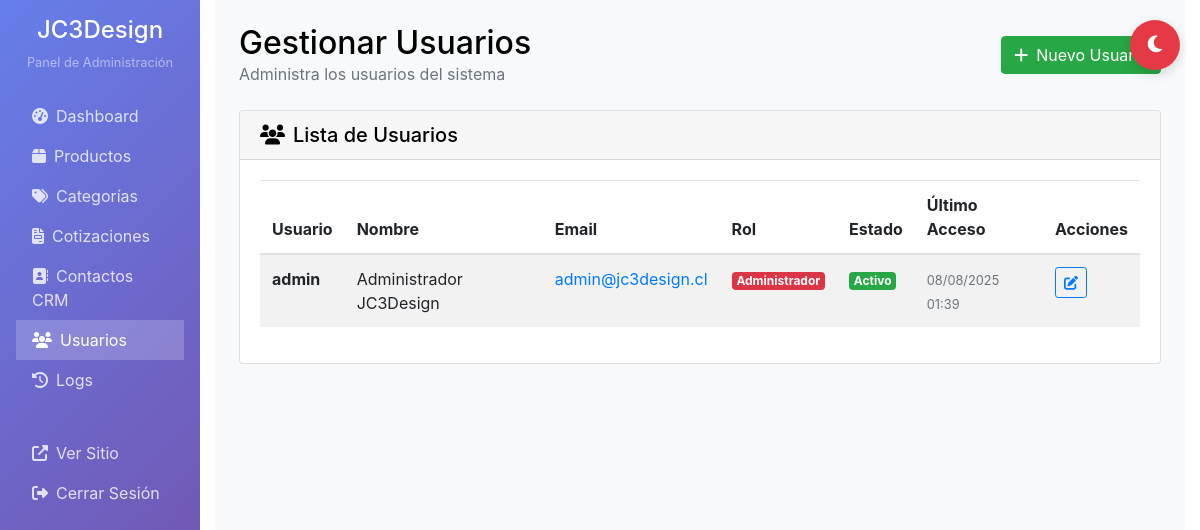
The app's page /admin/usuarios.php (signed in) with its own data.
### tables this page shows
CREATE TABLE usuarios (
    id INT AUTO_INCREMENT PRIMARY KEY,
    username VARCHAR(50) UNIQUE NOT NULL,
    email VARCHAR(255) UNIQUE NOT NULL,
    password VARCHAR(255) NOT NULL,
    nombre VARCHAR(100),
    apellido VARCHAR(100),
    rol ENUM('admin', 'editor') DEFAULT 'editor',
    activo BOOLEAN DEFAULT TRUE,
    created_at TIMESTAMP DEFAULT CURRENT_TIMESTAMP,
    updated_at TIMESTAMP DEFAULT CURRENT_TIMESTAMP ON UPDATE CURRENT_TIMESTAMP
);

### database/config.php (called while the page is built, shortened)
<?php
class Database {
    private static $instance = null;
    private $connection;
    private function __construct() {
        try {
            $dsn = "mysql:host=" . DB_HOST . ";dbname=" . DB_NAME . ";charset=" . DB_CHARSET;
            $options = [
                PDO::ATTR_ERRMODE => PDO::ERRMODE_EXCEPTION,
                PDO::ATTR_DEFAULT_FETCH_MODE => PDO::FETCH_ASSOC,
                PDO::ATTR_EMULATE_PREPARES => false,
            ];
            $this->connection = new PDO($dsn, DB_USER, DB_PASS, $options);
        } catch (PDOException $e) {
            error_log("Error de conexión a la base de datos: " . $e->getMessage());
            throw new Exception("Error de conexión a la base de datos");
        }
    }
    public static function getInstance() {
        if (self::$instance === null) {
            self::$instance = new self();
        }
        return self::$instance;
    }
    public function query($sql, $params = []) {
        try {
            $stmt = $this->connection->prepare($sql);
            $stmt->execute($params);
            return $stmt;
        } catch (PDOException $e) {
            error_log("Error en consulta SQL: " . $e->getMessage());
            throw new Exception("Error en la consulta de la base de datos");
        }
    }
    public function fetchAll($sql, $params = []) {
        $stmt = $this->query($sql, $params);
        return $stmt->fetchAll();
    }
}
function getDB() {
    return Database::getInstance();
}
?>

### admin/usuarios.php (the view, shortened to what this page needs)
<?php
require_once '../database/config.php';
$db = getDB();
$usuarios = $db->fetchAll("
    SELECT * FROM usuarios
    ORDER BY created_at DESC
");
?>
<!DOCTYPE html>
<html lang="es">
<head>
    <link rel="stylesheet" href="https://cdn.jsdelivr.net/npm/bootstrap@4.4.1/dist/css/bootstrap.min.css">
    <link rel="stylesheet" href="https://cdnjs.cloudflare.com/ajax/libs/font-awesome/6.5.0/css/all.min.css">
    <link rel="stylesheet" href="../css/dark-mode.css">
</head>
<body>
    <div class="container-fluid">
        <div class="row">
            <div class="col-md-3 col-lg-2 px-0">
                <div class="admin-sidebar p-3">
                    <div class="text-center mb-4">
                        <h4 class="text-white">JC3Design</h4>
                        <p class="text-white-50 small">Panel de Administración</p>
                    </div>
                    <nav class="nav flex-column">
                        <a class="nav-link" href="index.php">
                            <i class="fas fa-tachometer-alt mr-2"></i>Dashboard
                        </a>
                        <a class="nav-link" href="productos.php">
                            <i class="fas fa-box mr-2"></i>Productos
                        </a>
                        <a class="nav-link" href="categorias.php">
                            <i class="fas fa-tags mr-2"></i>Categorías
                        </a>
                        <a class="nav-link" href="cotizaciones.php">
                            <i class="fas fa-file-invoice mr-2"></i>Cotizaciones
                        </a>
                        <a class="nav-link" href="contactos.php">
                            <i class="fas fa-address-book mr-2"></i>Contactos CRM
                        </a>
                        <a class="nav-link active" href="usuarios.php">
                            <i class="fas fa-users mr-2"></i>Usuarios
                        </a>
                        <a class="nav-link" href="logs.php">
                            <i class="fas fa-history mr-2"></i>Logs
                        </a>
                        <a class="nav-link" href="../index.html" target="_blank">
                            <i class="fas fa-external-link-alt mr-2"></i>Ver Sitio
                        </a>
                        <a class="nav-link" href="logout.php">
                            <i class="fas fa-sign-out-alt mr-2"></i>Cerrar Sesión
                        </a>
                    </nav>
                </div>
            </div>
            <div class="col-md-9 col-lg-10">
                <div class="admin-content p-4">
                    <div class="d-flex justify-content-between align-items-center mb-4">
                        <div>
                            <h2 class="mb-0">Gestionar Usuarios</h2>
                            <p class="text-muted mb-0">Administra los usuarios del sistema</p>
                        </div>
                        <a href="nuevo_usuario.php" class="btn btn-success">
                            <i class="fas fa-plus mr-2"></i>Nuevo Usuario
                        </a>
                    </div>
                    <div class="card">
                        <div class="card-header">
                            <h5 class="card-title mb-0">
                                <i class="fas fa-users mr-2"></i>Lista de Usuarios
                            </h5>
                        </div>
                        <div class="card-body">
                            <?php if (empty($usuarios)): ?>
                                <p class="text-muted">No hay usuarios registrados</p>
                            <?php else: ?>
                                <div class="table-responsive">
                                    <table class="table table-striped">
                                        <thead>
                                            <tr>
                                                <th>Usuario</th>
                                                <th>Nombre</th>
                                                <th>Email</th>
                                                <th>Rol</th>
                                                <th>Estado</th>
                                                <th>Último Acceso</th>
                                                <th>Acciones</th>
                                            </tr>
                                        </thead>
                                        <tbody>
                                            <?php foreach ($usuarios as $usuario): ?>
                                                <tr>
                                                    <td>
                                                        <strong><?php echo htmlspecialchars($usuario['username']); ?></strong>
                                                    </td>
                                                    <td>
                                                        <?php echo htmlspecialchars($usuario['nombre'] . ' ' . $usuario['apellido']); ?>
                                                    </td>
                                                    <td>
                                                        <a href="mailto:<?php echo htmlspecialchars($usuario['email']); ?>">
                                                            <?php echo htmlspecialchars($usuario['email']); ?>
                                                        </a>
                                                    </td>
                                                    <td>
                                                        <?php if ($usuario['rol'] === 'admin'): ?>
                                                            <span class="badge badge-danger">Administrador</span>
                                                        <?php else: ?>
                                                            <span class="badge badge-info">Usuario</span>
                                                        <?php endif; ?>
                                                    </td>
                                                    <td>
                                                        <?php if ($usuario['activo']): ?>
                                                            <span class="badge badge-success">Activo</span>
                                                        <?php else: ?>
                                                            <span class="badge badge-danger">Inactivo</span>
                                                        <?php endif; ?>
                                                    </td>
                                                    <td>
                                                        <small class="text-muted">
                                                            <?php echo $usuario['created_at'] ? date('d/m/Y H:i', strtotime($usuario['created_at'])) : 'N/A'; ?>
                                                        </small>
                                                    </td>
                                                    <td>
                                                        <a href="editar_usuario.php?id=<?php echo $usuario['id']; ?>" class="btn btn-sm btn-outline-primary">
                                                            <i class="fas fa-edit"></i>
                                                        </a>
                                                    </td>
                                                </tr>
                                            <?php endforeach; ?>
                                        </tbody>
                                    </table>
                                </div>
                            <?php endif; ?>
                        </div>
                    </div>
                </div>
            </div>
        </div>
    </div>
</body>
</html>

### css/dark-mode.css (style rules this page uses)
:root { --bg-primary: #ffffff; --bg-secondary: #f8f9fa; --text-primary: #000000; --text-secondary: #555555; --navbar-bg: lch(100% 0.01 296.81 / 0.85); --card-bg: #ffffff; --card-border: rgba(0, 0, 0, 0.125); --footer-bg: #111111; --footer-text: #eeeeee; --footer-link: #cccccc; --accent-color: #e63946; --accent-hover: #c12738; --dropdown-bg: rgba(255, 255, 255, 0.85); --dropdown-text: #000000; --logo-bg: #ffffff; --modal-bg: #f9f9f9; --modal-text: #000000; --shadow: rgba(0, 0, 0, 0.15); --shadow-light: rgba(0, 0, 0, 0.05); }
* { transition: background-color 0.3s ease, color 0.3s ease, border-color 0.3s ease; }
body { background-color: var(--bg-primary); color: var(--text-primary); }
.card { background-color: var(--card-bg); border-color: var(--card-border); }
body { animation: themeTransition 0.3s ease; }

### admin/usuarios.php (style rules this page uses)
.admin-sidebar { min-height: 100vh; background: linear-gradient(135deg, #667eea 0%, #764ba2 100%); }
.admin-content { min-height: 100vh; background-color: #f8f9fa; }
.nav-link { color: rgba(255,255,255,0.8); transition: all 0.3s ease; }
.nav-link.active { color: white; background-color: rgba(255,255,255,0.2); }

### records on screen
usuarios: username "admin", nombre+apellido "Administrador JC3Design", email "admin@jc3design.cl", rol "Administrador", activo "Activo", created_at "08/08/2025 01:39"
